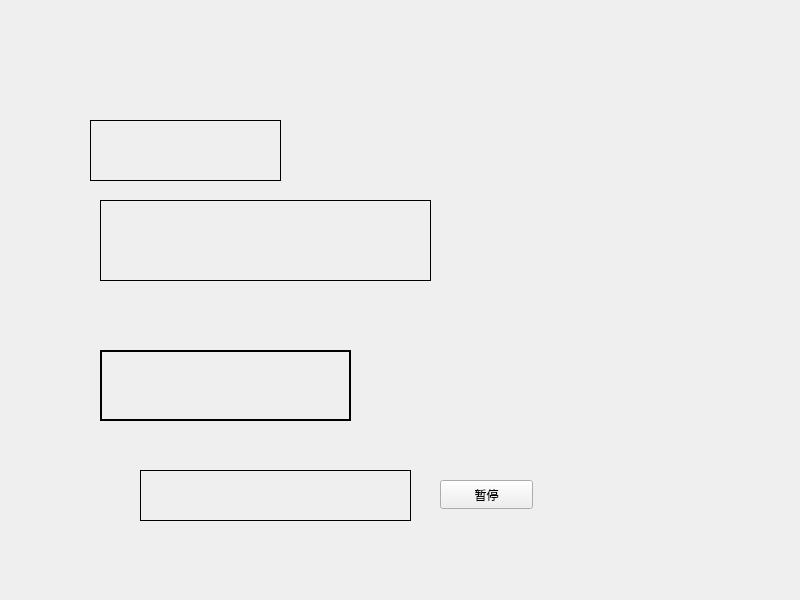
<?xml version="1.0" encoding="UTF-8"?>
<ui version="4.0">
 <class>Widget</class>
 <widget class="QWidget" name="Widget">
  <property name="geometry">
   <rect>
    <x>0</x>
    <y>0</y>
    <width>800</width>
    <height>600</height>
   </rect>
  </property>
  <property name="windowTitle">
   <string>Widget</string>
  </property>
  <widget class="myLabel" name="label">
   <property name="geometry">
    <rect>
     <x>100</x>
     <y>200</y>
     <width>331</width>
     <height>81</height>
    </rect>
   </property>
   <property name="frameShape">
    <enum>QFrame::Panel</enum>
   </property>
   <property name="text">
    <string/>
   </property>
  </widget>
  <widget class="QLabel" name="label2">
   <property name="geometry">
    <rect>
     <x>90</x>
     <y>120</y>
     <width>191</width>
     <height>61</height>
    </rect>
   </property>
   <property name="frameShape">
    <enum>QFrame::Box</enum>
   </property>
   <property name="frameShadow">
    <enum>QFrame::Plain</enum>
   </property>
   <property name="text">
    <string/>
   </property>
  </widget>
  <widget class="QLabel" name="label3">
   <property name="geometry">
    <rect>
     <x>100</x>
     <y>350</y>
     <width>251</width>
     <height>71</height>
    </rect>
   </property>
   <property name="frameShape">
    <enum>QFrame::WinPanel</enum>
   </property>
   <property name="text">
    <string/>
   </property>
  </widget>
  <widget class="QPushButton" name="btn1">
   <property name="geometry">
    <rect>
     <x>440</x>
     <y>480</y>
     <width>93</width>
     <height>29</height>
    </rect>
   </property>
   <property name="text">
    <string>暂停</string>
   </property>
  </widget>
  <widget class="QLabel" name="label4">
   <property name="geometry">
    <rect>
     <x>140</x>
     <y>470</y>
     <width>271</width>
     <height>51</height>
    </rect>
   </property>
   <property name="frameShape">
    <enum>QFrame::Box</enum>
   </property>
   <property name="text">
    <string/>
   </property>
  </widget>
 </widget>
 <customwidgets>
  <customwidget>
   <class>myLabel</class>
   <extends>QLabel</extends>
   <header>mylabel.h</header>
  </customwidget>
 </customwidgets>
 <resources/>
 <connections/>
</ui>
